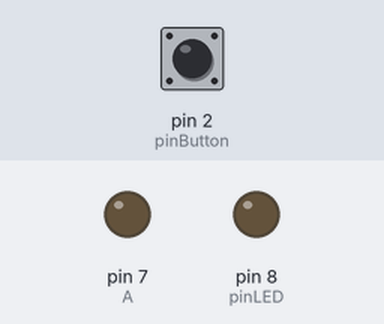
A sketch run on a simulated Arduino Uno, built with avr-gcc and run on an emulated ATmega328P. Parts: output pins drawn as LEDs (lit = HIGH). The test bench sets the inputs (shaded band); at power-on: pin 2 (pinButton) HIGH.

Above: at 1.2 s.
1.3 s: pin 2 (pinButton) pulled LOW for 0.15 s
At 1.37 s:
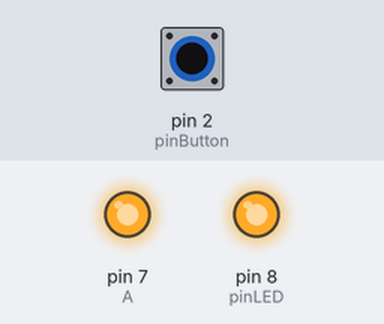
2.9 s: pin 2 (pinButton) pulled LOW for 3.2 s
At 6.5 s:
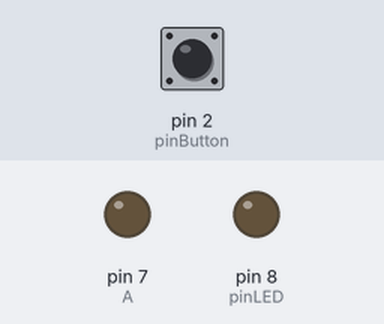
Timing chart, 0 to 8.0 s (numbered marks = the images above; inputs shaded):
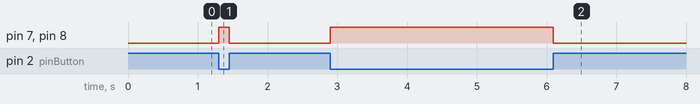

The sketch:

Latihan_Push_Button.ino
```cpp
// pin 2 sebagai input dan pin 8 sebagai output
const int pinButton = 2;
const int pinLED = 8;
const int A = 7;

void setup() {
  pinMode(pinButton, INPUT);
  pinMode(pinLED, OUTPUT);
  pinMode(A,OUTPUT);
// aktifkan pull-up resistor
  digitalWrite(pinButton, HIGH);
}

void loop() {
  if(digitalRead(pinButton) == LOW){
    digitalWrite(pinLED, HIGH);
    digitalWrite(A,HIGH);
  }else{
    digitalWrite(pinLED, LOW);
    digitalWrite(A,LOW);
  }
}
```

Measured:
- after the input at 1.3 s, pin 7 (A), pin 8 (pinLED): LOW → HIGH at once, → LOW 0.15 s later
- after the input at 2.9 s, pin 7 (A), pin 8 (pinLED): LOW → HIGH at once, → LOW 3.2 s later
